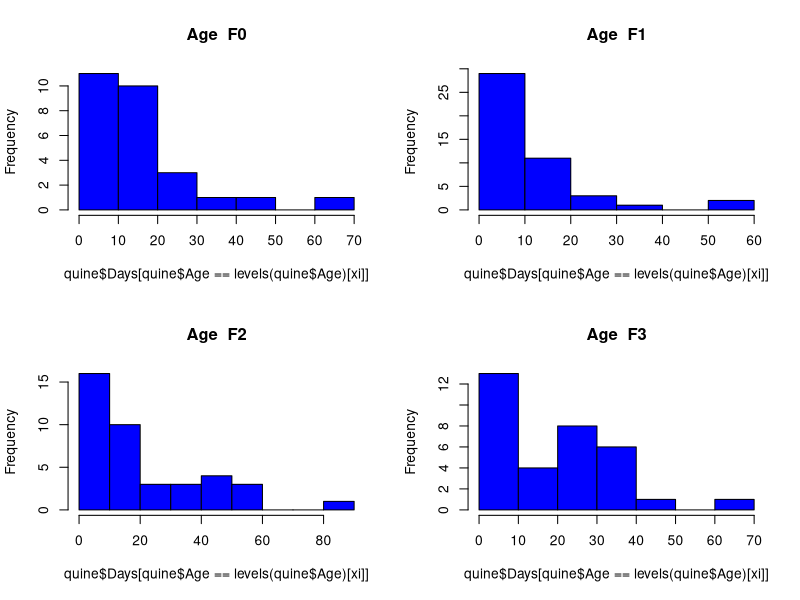
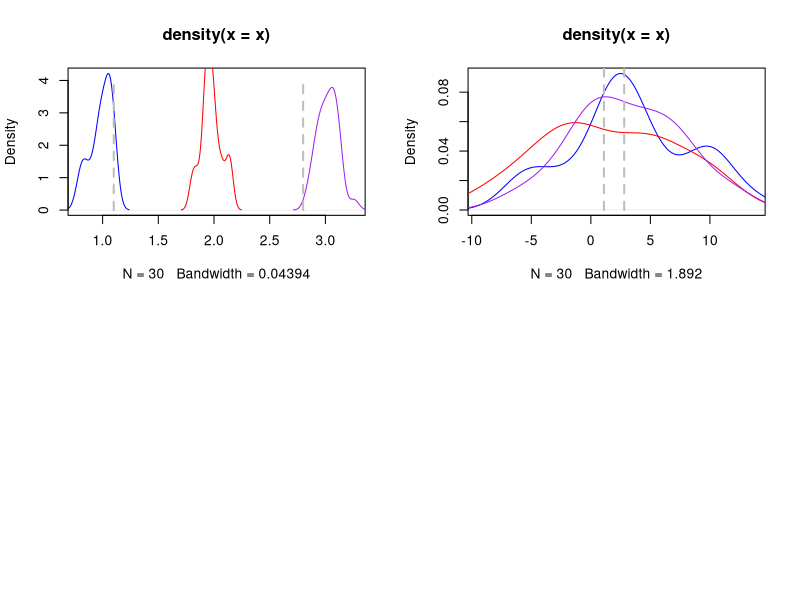
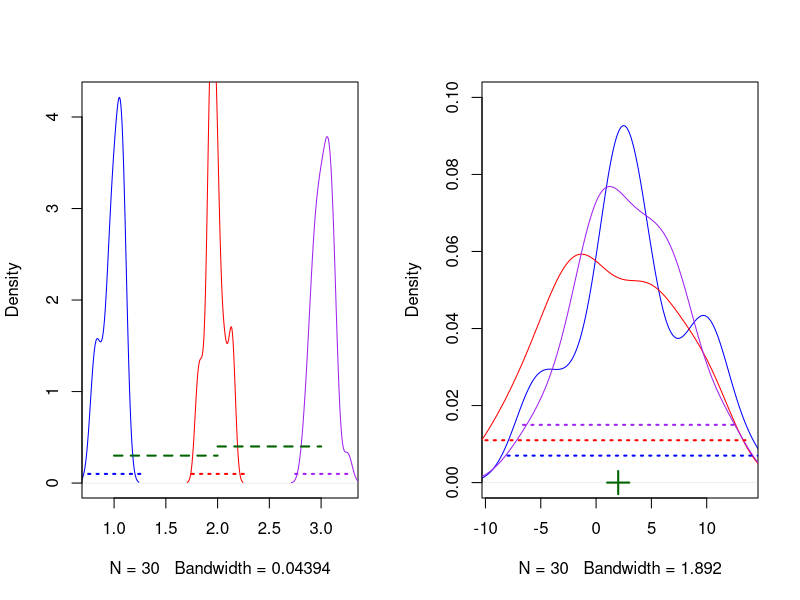

The R source for these figures, in order: (Note: this script raises an error after producing the figures.)
## ---- chunk 1
library(MASS)
data(quine)
str(quine)
# Examine how many observations you have per age group
table(quine$Age)
# Now display the data for `Days` per age group
par(mfrow = c(2, 2))
for(xi in 1:nlevels(quine$Age)) {
  hist(quine$Days[quine$Age == levels(quine$Age)[ xi]], 
       col = "blue", main = paste("Age ", levels(quine$Age)[ xi]))
  }
## ---- chunk 2
set.seed(53412)
ssize <- 30
x <- rnorm(ssize, mean = 1, sd = 0.1)
y <- rnorm(ssize, mean = 2, sd = 0.1)
z <- rnorm(ssize, mean = 3, sd = 0.1)
mylims <- range(c(x, y, z))
plot(density(x), xlim = mylims, col = "blue")
lines(density(y), col = "red")
lines(density(z), col = "purple")
segments(1.1, 0, 1.1, 4, lty = "dashed", lwd = 2, col = "gray")
segments(2.8, 0, 2.8, 4, lty = "dashed", lwd = 2, col = "gray")
data1 <- data.frame(x, y, z)
## ---- chunk 3
set.seed(36912)
x <- rnorm(ssize, mean = 1, sd = 5)
y <- rnorm(ssize, mean = 2, sd = 5)
z <- rnorm(ssize, mean = 3, sd = 5)
mylims <- range(c(x, y, z))
plot(density(x), xlim = mylims, col = "blue")
lines(density(y), col = "red")
lines(density(z), col = "purple")
segments(1.1, 0, 1.1, 4, lty = "dashed", lwd = 2, col = "gray")
segments(2.8, 0, 2.8, 4, lty = "dashed", lwd = 2, col = "gray")
data2 <- data.frame(x, y, z)
## ---- chunk 4
par(mfrow = c(1, 2))
mydata <- data1
mylims <- range(c(mydata$x, mydata$y, mydata$z))
plot(density(mydata$x), xlim = mylims, col = "blue", main = "")
lines(density(mydata$y), col = "red")
lines(density(mydata$z), col = "purple")
segments(0.75, 0.1, 1.28, 0.1, lty = "dotted", lwd = 2, col = "blue")
segments(1.75, 0.1, 2.28, 0.1, lty = "dotted", lwd = 2, col = "red")
segments(2.75, 0.1, 3.28, 0.1, lty = "dotted", lwd = 2, col = "purple")
segments(1, 0.3, 2, 0.3, lty = "dashed", lwd = 2, col = "darkgreen")
segments(2, 0.4, 3, 0.4, lty = "dashed", lwd = 2, col = "darkgreen")


mydata <- data2
mylims <- range(c(mydata$x, mydata$y, mydata$z))
plot(density(mydata$x), xlim = mylims, col = "blue", main = "", ylim = c(0, 0.1))
lines(density(mydata$y), col = "red")
lines(density(mydata$z), col = "purple")
segments(-8, 0.007, 15, 0.007, lty = "dotted", lwd = 2, col = "blue")
segments(-10, 0.011, 13.5, 0.011, lty = "dotted", lwd = 2, col = "red")
segments(-6.6, 0.015, 12.8, 0.015, lty = "dotted", lwd = 2, col = "purple")
segments(1, 0.00, 3, 0.0, lty = "solid", lwd = 2, col = "darkgreen")
segments(2, -0.003, 2, 0.003, lwd = 2, col = "darkgreen")

## ---- chunk 5
group <- factor(rep(c("X", "Y", "Z"), each = ssize))
mydata <- data1
myvar <- c(mydata$x, mydata$y, mydata$z)
myfit <- lm(myvar ~ group)
anova(myfit)
## ---- chunk 6
mydata <- data2
myvar <- c(mydata$x, mydata$y, mydata$z)
myfit <- lm(myvar ~ group)
anova(myfit)
## ---- chunk 7
kt <- kruskal.test(myvar, group)
kt
kt2 <- kruskal.test(myvar ~ group)
kt2
## ---- chunk 8
catLinkTaskSection("exercises/01-Comparing-more-than-2-groups.Rmd" );
## ---- chunk 9
library(MASS)
data(quine)
str(quine)
# Examine how many observations you have per age group
table(quine$Lrn, quine$Sex)
# Now display the data in this table as a barplot
plot(quine$Lrn ~ quine$Sex)
## ---- chunk 10
set.seed(55498)
n <- 100
x1 <- rbinom(n, prob = 0.3, size = 1)
y1 <- rbinom(n, prob = 0.2, size = 1)

x2 <- x1
y2 <- rbinom(n, prob = 0.8*x2, size = 1)

## ---- chunk 11
table(x1, y1)
## ---- chunk 12
table(x2, y2)
## ---- chunk 13
table(x1, x2)
chisq.test(table(x1, y1))
## ---- chunk 14
myt <- table(x2, y2)
chisq.test(myt)
## ---- chunk 15
my.chtest <- chisq.test(myt)
my.chtest$statistic
my.chtest$p.value
my.chtest$parameter # this is the slot containing the p-value -- see ?chisq.test
## ---- chunk 16
fisher.test(table(x1, y1))
## ---- chunk 17
fisher.test(table(x2, y2))
## ---- chunk 18
fisher.test(table(x2, y2))$p.value
## ---- chunk 19
catLinkTaskSection("exercises/02-Testing-independence-in-2x2-tables.Rmd" );
## ---- chunk 20
library(MASS)
table(quine$Age, quine$Lrn)
## ---- chunk 21
set.seed(55498)
n <- 100
x1 <- rbinom(n, prob = 0.3, size = 2)
y1 <- rbinom(n, prob = 0.2, size = 1)

x2 <- x1
lp <- 0.3+2*x2/10
myprob <- exp(lp)/(1+exp(lp))
y2 <- rbinom(n, prob = myprob, size = 1)

## ---- chunk 22
table(x1, y1)
## ---- chunk 23
table(x2, y2)
## ---- chunk 24
catLinkTaskSection("exercises/03-Testing-independence-in-nx2-tables.Rmd" );
## ---- chunk 25
set.seed(56286)
true.status <- runif(100)
e1 <- rnorm(100, sd = 0.1)
res.radio <- round(true.status + e1)
res.comp <- round(true.status + e1 + rnorm(100, mean = 0.05, sd = 0.25))
res.comp[res.comp > 1] <- 1
res.radio <- factor(res.radio, labels = c("no anomaly", "anomaly"))
res.comp  <- factor(res.comp , labels = c("no anomaly", "anomaly"))
## ---- chunk 26
table(res.radio, res.comp)
## ---- chunk 27
table(res.radio, res.comp)
## ---- chunk 28
mcnemar.test(table(res.radio, res.comp))
## ---- chunk 29
catLinkTaskSection("exercises/04-Testing-symmetry-in-2x2-tables.Rmd" );
## ---- chunk 30
set.seed(3986)
nsm <- 100
nco <- 150
smoke <- c(rep("yes", nsm), rep("no", nco))
stroke <-  c(rbinom(nsm, size = 1, prob = 0.7), rbinom(nco, size = 1, prob = .3))

## ---- chunk 31
table(stroke, smoke)
## ---- chunk 32
myt <- table(stroke, smoke)
## ---- chunk 33
myt <- table(stroke, smoke)
r.stroke.smoke0 <- myt[2, 1]/colSums(myt)[1]
r.stroke.smoke0
## ---- chunk 34
r.stroke.smoke1 <- myt[2, 2]/colSums(myt)[2]
r.stroke.smoke1
## ---- chunk 35
rr <- r.stroke.smoke1/r.stroke.smoke0
round(rr, 4)
## ---- chunk 36
catLinkTaskSection("exercises/05-relative-risk.Rmd" );
## ---- chunk 37
or <- (myt[2, 2] * myt[1, 1]) / (myt[1, 2] * myt[2, 1])
## ---- chunk 38
catLinkTaskSection("exercises/06-odds-ratio.Rmd" );
## ---- chunk 39
lgfit <- glm(stroke ~ smoke, family = binomial)
summary(lgfit)
sfit <- summary(lgfit)$coef
## ---- chunk 40
# Include computation of or using smoke, stroke
log(or)
## ---- chunk 41
exp(sfit[2, 1])
or
## ---- chunk 42
confint(lgfit, 2)
## ---- chunk 43
exp(confint(lgfit, 2))
## ---- chunk 44
lgfit <- glm(stroke ~ smoke, family = poisson)
summary(lgfit)
sfit <- summary(lgfit)$coef
## ---- chunk 45
log(rr)
## ---- chunk 46
exp(sfit[2, 1])
rr
## ---- chunk 47
confint(lgfit, 2)
## ---- chunk 48
catLinkTaskSection("exercises/07-Poisson-regression.Rmd" );
## ---- chunk 49
library(MASS)
# Examine how many observations you have per age group
table(quine$Lrn, quine$Sex)
mytable <- table(quine$Lrn, quine$Sex)
## ---- chunk 50
fisher.test(mytable)
## ---- chunk 51
library(statmod)
power.fisher.test(p1  = 40/83, p2 = 40/63, n1 = 83, n2 = 63)
## ---- chunk 52
power.fisher.test(p1  = 40/83, p2 = 40/63, n1 = 83*2, n2 = 63*2)
## ---- chunk 53
sr <- seq(from = 1, to = 2.5, by = 0.1)
powerv <- NULL
for(xi in 1:length(sr)){ 
  powerv <- c(powerv, power.fisher.test(p1  = 40/83, 
              p2 = 40/63, 
              n1 = floor(83*sr[xi]), 
              n2 = floor(63*sr[xi])))}

## ---- chunk 54
plot(sr, powerv, pch = 20, col = "blue", main = "Power Fisher exact test", 
     xlab = "factor multiplying both marginal counts", ylab = "estimated power")
## ---- chunk 55
min(sr[ powerv >= 0.8 ]*83)
## ---- chunk 56
min(sr[ powerv >= 0.8 ]*63)
## ---- chunk 57
min(sr[ powerv >= 0.8 ]*83) + min(sr[ powerv >= 0.8 ]*63)
## ---- chunk 58
catLinkTaskSection("exercises/08-power-analysis-Fisher-test.Rmd" );
## ---- chunk 59
chisq.test(mytable)
chisq.stat <- chisq.test(mytable)$stat
## ---- chunk 60
eff.size <- sqrt(chisq.stat/sum(mytable))
## ---- chunk 61
library(pwr)
pwr.chisq.test(w = eff.size, df = 1, power = 0.8)
## ---- chunk 62
catLinkTaskSection("exercises/09-power-analysis-chi-square-test.Rmd" );
